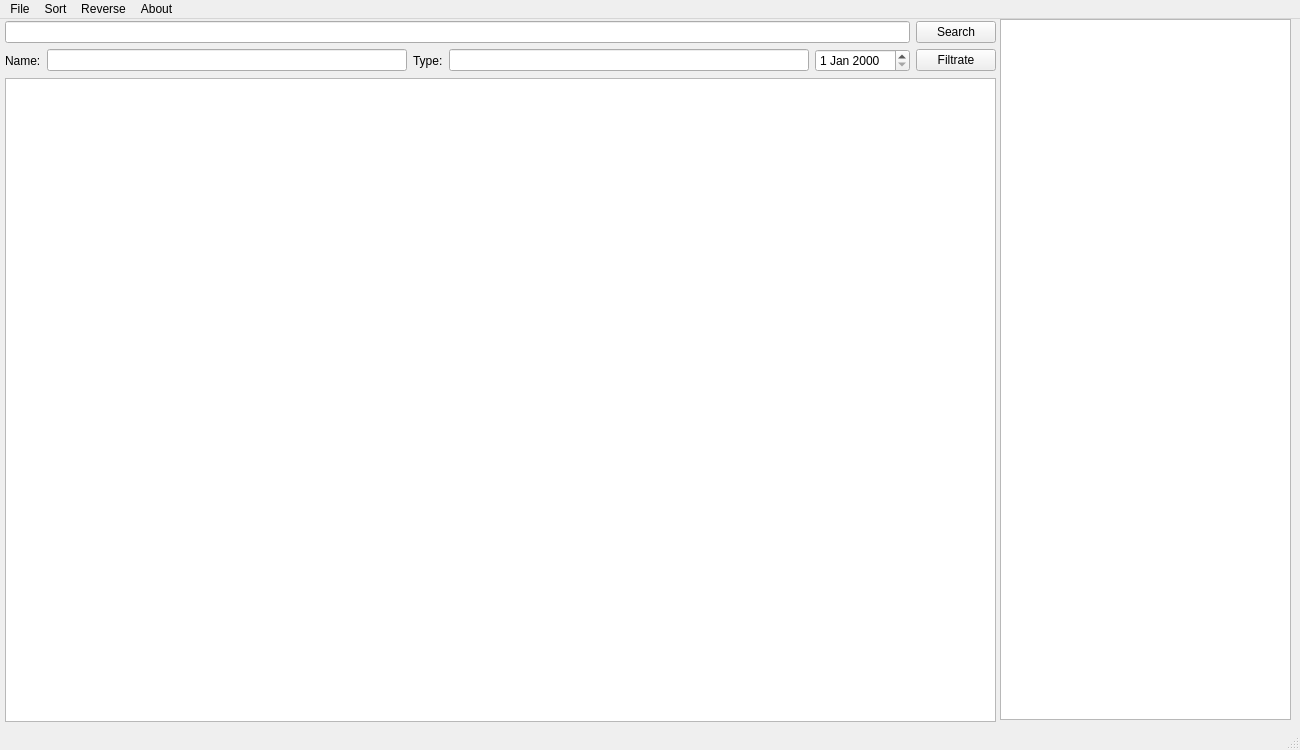
<?xml version="1.0" encoding="UTF-8"?>
<ui version="4.0">
 <class>MainWindow</class>
 <widget class="QMainWindow" name="MainWindow">
  <property name="geometry">
   <rect>
    <x>0</x>
    <y>0</y>
    <width>1300</width>
    <height>750</height>
   </rect>
  </property>
  <property name="sizePolicy">
   <sizepolicy hsizetype="Preferred" vsizetype="Maximum">
    <horstretch>0</horstretch>
    <verstretch>0</verstretch>
   </sizepolicy>
  </property>
  <property name="windowTitle">
   <string>MainWindow</string>
  </property>
  <widget class="QWidget" name="centralwidget">
   <widget class="QWidget" name="layoutWidget">
    <property name="geometry">
     <rect>
      <x>5</x>
      <y>2</y>
      <width>991</width>
      <height>701</height>
     </rect>
    </property>
    <layout class="QVBoxLayout" name="verticalLayout">
     <item>
      <layout class="QHBoxLayout" name="horizontalLayout">
       <property name="sizeConstraint">
        <enum>QLayout::SetMinimumSize</enum>
       </property>
       <item>
        <widget class="QLineEdit" name="lineEdit">
         <property name="sizePolicy">
          <sizepolicy hsizetype="Minimum" vsizetype="Maximum">
           <horstretch>0</horstretch>
           <verstretch>0</verstretch>
          </sizepolicy>
         </property>
        </widget>
       </item>
       <item>
        <widget class="QPushButton" name="pushButton">
         <property name="sizePolicy">
          <sizepolicy hsizetype="Maximum" vsizetype="Maximum">
           <horstretch>0</horstretch>
           <verstretch>0</verstretch>
          </sizepolicy>
         </property>
         <property name="text">
          <string>Search</string>
         </property>
        </widget>
       </item>
      </layout>
     </item>
     <item>
      <layout class="QHBoxLayout" name="horizontalLayout_2">
       <item>
        <widget class="QLabel" name="label_2">
         <property name="text">
          <string>Name:</string>
         </property>
        </widget>
       </item>
       <item>
        <widget class="QLineEdit" name="lineEdit_2"/>
       </item>
       <item>
        <widget class="QLabel" name="label">
         <property name="text">
          <string>Type:</string>
         </property>
        </widget>
       </item>
       <item>
        <widget class="QLineEdit" name="lineEdit_3"/>
       </item>
       <item>
        <widget class="QDateEdit" name="dateEdit"/>
       </item>
       <item>
        <widget class="QPushButton" name="pushButton_2">
         <property name="text">
          <string>Filtrate</string>
         </property>
        </widget>
       </item>
      </layout>
     </item>
     <item>
      <widget class="QTableWidget" name="tableWidget">
       <property name="sizePolicy">
        <sizepolicy hsizetype="Expanding" vsizetype="Maximum">
         <horstretch>0</horstretch>
         <verstretch>0</verstretch>
        </sizepolicy>
       </property>
       <property name="maximumSize">
        <size>
         <width>1000</width>
         <height>649</height>
        </size>
       </property>
      </widget>
     </item>
    </layout>
   </widget>
   <widget class="QTextBrowser" name="textBrowser">
    <property name="geometry">
     <rect>
      <x>1000</x>
      <y>0</y>
      <width>291</width>
      <height>701</height>
     </rect>
    </property>
   </widget>
  </widget>
  <widget class="QMenuBar" name="menubar">
   <property name="geometry">
    <rect>
     <x>0</x>
     <y>0</y>
     <width>1300</width>
     <height>21</height>
    </rect>
   </property>
   <widget class="QMenu" name="menuFile">
    <property name="title">
     <string>File</string>
    </property>
    <addaction name="actionRefresh"/>
    <addaction name="actionQuit"/>
    <addaction name="actionInstall_Tools"/>
   </widget>
   <widget class="QMenu" name="menuSort">
    <property name="title">
     <string>Sort</string>
    </property>
    <addaction name="actionName"/>
    <addaction name="actionPath"/>
    <addaction name="actionSizz"/>
    <addaction name="actionType"/>
    <addaction name="actionEdit_Time"/>
   </widget>
   <widget class="QMenu" name="menuReverse">
    <property name="title">
     <string>Reverse</string>
    </property>
    <addaction name="actionReverse"/>
   </widget>
   <widget class="QMenu" name="menuAbout">
    <property name="title">
     <string>About</string>
    </property>
    <addaction name="actionAbout"/>
    <addaction name="actionHelp"/>
   </widget>
   <addaction name="menuFile"/>
   <addaction name="menuSort"/>
   <addaction name="menuReverse"/>
   <addaction name="menuAbout"/>
  </widget>
  <widget class="QStatusBar" name="statusBar"/>
  <action name="actionEdit">
   <property name="text">
    <string>Edit</string>
   </property>
  </action>
  <action name="actionSort">
   <property name="text">
    <string>Sort'</string>
   </property>
  </action>
  <action name="actionSize">
   <property name="text">
    <string>Size</string>
   </property>
  </action>
  <action name="actionName">
   <property name="text">
    <string>Name</string>
   </property>
  </action>
  <action name="actionTime">
   <property name="text">
    <string>Time</string>
   </property>
  </action>
  <action name="actionSize_2">
   <property name="text">
    <string>Size</string>
   </property>
  </action>
  <action name="actionCreate_Time">
   <property name="text">
    <string>Size</string>
   </property>
  </action>
  <action name="actionEdit_Time">
   <property name="text">
    <string>Edit Time</string>
   </property>
  </action>
  <action name="actionSiz">
   <property name="text">
    <string>Path</string>
   </property>
  </action>
  <action name="actionReverse">
   <property name="text">
    <string>Reverse</string>
   </property>
  </action>
  <action name="actionQuit">
   <property name="text">
    <string>Quit</string>
   </property>
  </action>
  <action name="actionType">
   <property name="text">
    <string>Type</string>
   </property>
  </action>
  <action name="actionPath">
   <property name="text">
    <string>Path</string>
   </property>
  </action>
  <action name="actionSizz">
   <property name="text">
    <string>Size</string>
   </property>
  </action>
  <action name="actionAbout">
   <property name="text">
    <string>About</string>
   </property>
  </action>
  <action name="actionHelp">
   <property name="text">
    <string>Help</string>
   </property>
  </action>
  <action name="actionRefresh">
   <property name="text">
    <string>Refresh</string>
   </property>
  </action>
  <action name="actionInstall_Tools">
   <property name="text">
    <string>Install Tools</string>
   </property>
  </action>
 </widget>
 <resources/>
 <connections/>
</ui>
